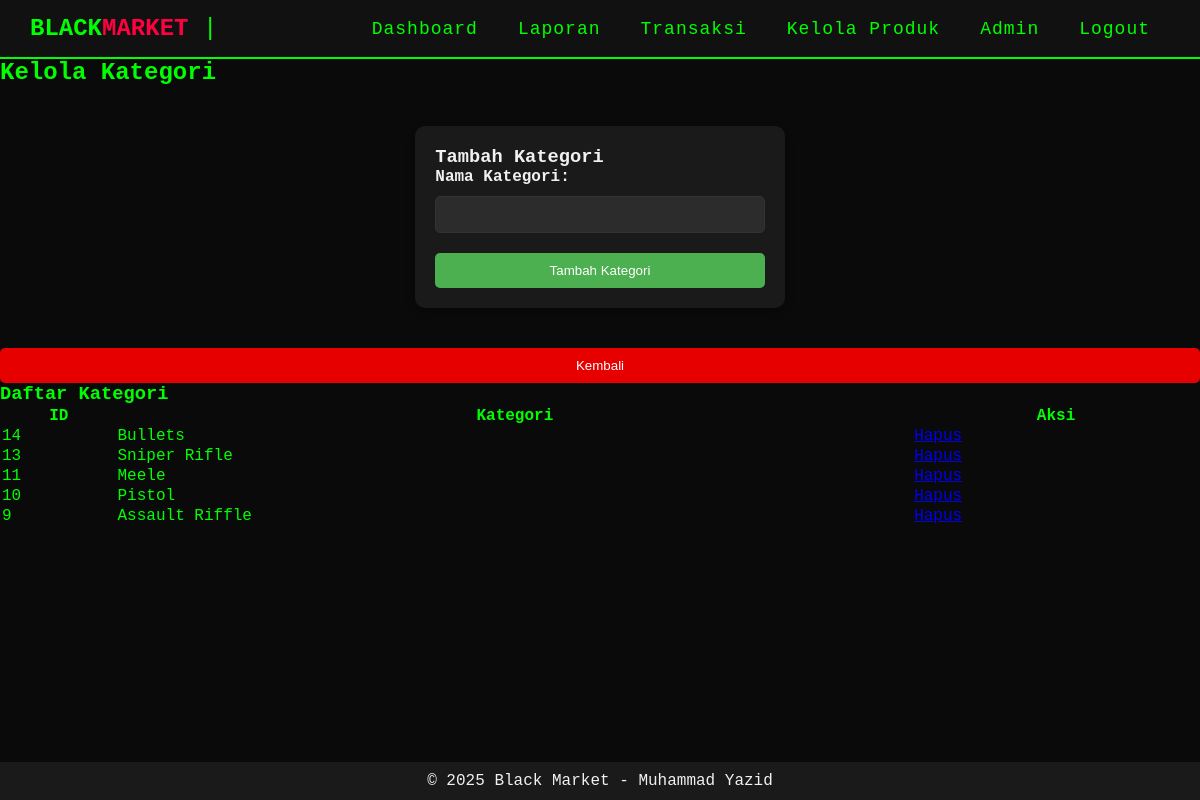
The page /pages/product/manage_category.php on the database as committed earlier.
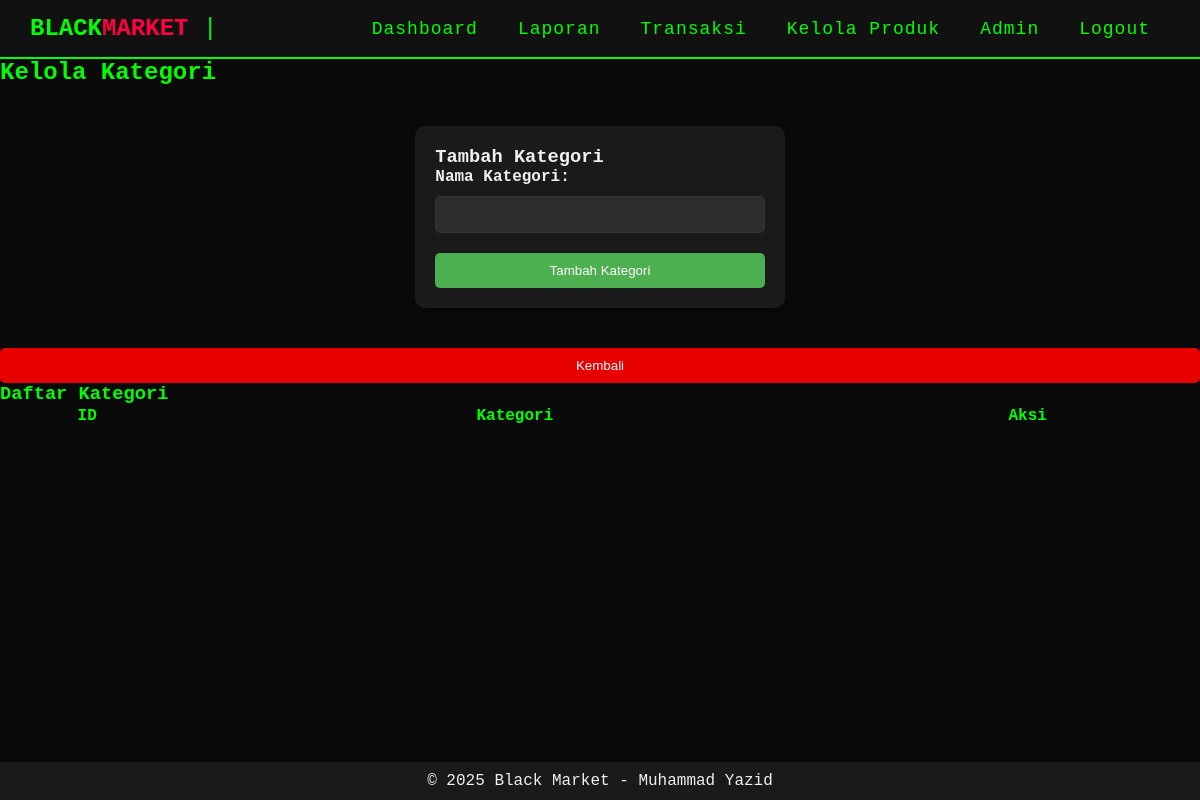
The same page on the database as committed later.
### tables this page shows
CREATE TABLE `categories` (
  `Id` int NOT NULL,
  `Category` varchar(255) NOT NULL
);

### pages/product/manage_category.php (the view, shortened to what this page needs)
<?php
require "../../includes/connectdb.php";
$categories = $database->query("SELECT * FROM categories ORDER BY Id DESC")->fetchAll();
?>
<?php include "../../includes/header.php"; ?>
<h2>Kelola Kategori</h2>
<div class="form-add-category">
    <h3>Tambah Kategori</h3>
    <form action="manage_category" method="POST">
        <label for="category_name">Nama Kategori:</label>
        <input type="text" name="category_name" id="category_name" required>
        <button type="submit">Tambah Kategori</button>
    </form>
</div>
<button onclick="location.href='/pages/product/index'" class="back-button">Kembali</button>
<h3>Daftar Kategori</h3>
<table>
    <thead>
        <tr>
            <th>ID</th>
            <th>Kategori</th>
            <th>Aksi</th>
        </tr>
    </thead>
    <tbody>
        <?php foreach ($categories as $category): ?>
            <tr>
                <td><?= $category['Id'] ?></td>
                <td><?= $category['Category'] ?></td>
                <td>
                    <a href="?delete=<?= $category['Id'] ?>" onclick="return confirm('Apakah Anda yakin ingin menghapus kategori ini?');">Hapus</a>
                </td>
            </tr>
        <?php endforeach; ?>
    </tbody>
</table>
<?php include "../../includes/footer.php"; ?>

### includes/header.php (shortened to what this page needs)
<!DOCTYPE html>
<html lang="en">
<head>
    <link rel="stylesheet" href="/assets/css/styles.css">
    <link href="https://cdnjs.cloudflare.com/ajax/libs/select2/4.0.13/css/select2.min.css" rel="stylesheet" />
</head>
<body>
    <header>
        <nav class="navbar">
            <div class="logo">
                <a href="#">Black<span>Market</span></a>
            </div>
            <ul class="nav-links">
                <li><a href="/pages/dashboard">Dashboard</a></li>
                <li><a href="/pages/report/index">Laporan</a></li>
                <li><a href="/pages/transaction/index">Transaksi</a></li>
                <li><a href="/pages/product/index">Kelola Produk</a></li>
                <li><a href="/pages/admin/index">Admin</a></li>
                <li><a href="/pages/logout">Logout</a></li>
            </ul>
        </nav>
    </header>

### includes/footer.php (shortened to what this page needs)
<footer>
    <p>&copy; <?php echo date("Y"); ?> Black Market - Muhammad Yazid</p>
</footer>
</body>
</html>

### assets/css/styles.css (style rules this page uses)
* { margin: 0; padding: 0; box-sizing: border-box; }
body { font-family: 'Courier New', Courier, monospace; background-color: #0a0a0a; color: #00ff00; display: flex; flex-direction: column; min-height: 100vh; }
.navbar { display: flex; justify-content: space-between; align-items: center; padding: 15px 30px; background-color: #111; border-bottom: 2px solid #00ff00; position: sticky; }
.logo a { color: #00ff00; font-size: 24px; font-weight: bold; text-decoration: none; text-transform: uppercase; transition: color 0.3s ease; }
.logo a span { color: #ff0040; }
.nav-links { list-style: none; display: flex; }
.nav-links li { margin: 0 20px; }
.nav-links a { color: #00ff00; text-decoration: none; font-size: 18px; letter-spacing: 1px; transition: color 0.3s ease, text-shadow 0.3s ease; }
.logo:after { content: '|'; animation: blink 1s infinite; color: #00ff00; margin-left: 5px; font-size: 24px; }
.login-form label, .form-add-product label, .form-add-category label { display: block; margin-bottom: 10px; font-weight: bold; }
.login-form input, .form-add-product input[type="text"], .form-add-product input[type="number"], .form-add-product input[type="file"], .form-add-product select, .form-add-category input[type="text"], .order select, .order input[type="number"] { width: 100%; padding: 10px; margin-bottom: 20px; border-radius: 5px; border: 1px solid #333; background-color: #2c2c2c; color: #f0f0f0; }
.login-form button, .form-add-product button, .form-add-category button, .order button { width: 100%; padding: 10px; background-color: #4CAF50; color: white; border: none; border-radius: 5px; cursor: pointer; transition: background-color 0.3s; }
.form-add-product, .form-add-category { background-color: #1a1a1a; padding: 20px; border-radius: 10px; box-shadow: 0 4px 8px rgba(0, 0, 0, 0.3); max-width: 500px; margin: 40px auto; color: #f0f0f0; }
footer { margin-top: auto; background-color: #1a1a1a; color: #f0f0f0; text-align: center; padding: 10px 0; }
.back-button { background-color: #e60000; color: #fff; padding: 10px 20px; border: none; border-radius: 5px; cursor: pointer; }
h2 { color: #00ff00; }

Rows that differ between the two databases and show on the page:
removed categories: Id "14", Category "Bullets"
removed categories: Id "13", Category "Sniper Rifle"
removed categories: Id "11", Category "Meele"
removed categories: Id "10", Category "Pistol"
removed categories: Id "9", Category "Assault Riffle"
